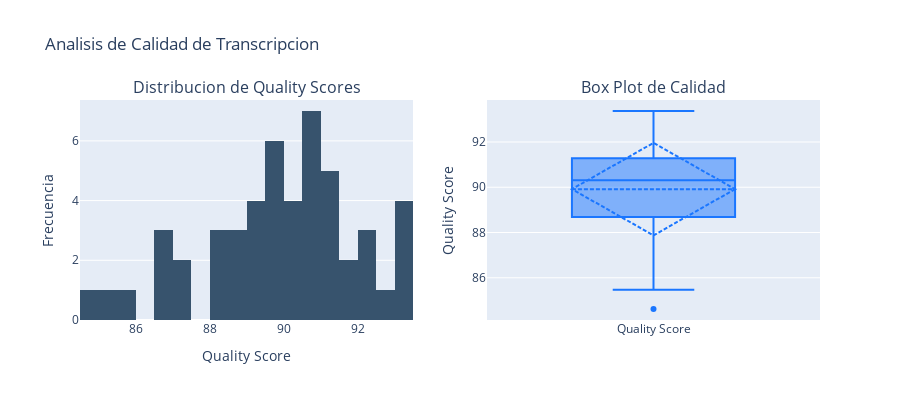

The cell this chart's notebook holds for it:
### Markdown cell above
### 📊 Distribución de Calidad

### Code cell
# Distribución de quality scores
if 'quality_distribution' in figures:
    figures['quality_distribution'].show()

### Figure 1 — Plotly figure (JSON) as saved in the notebook; plotly's stock layout.template omitted (floating-point values rounded to 4 significant figures)
{"data": [{"hovertemplate": "Score: %{x}<br>Frecuencia: %{y}<extra></extra>", "marker": {"color": "rgb(55, 83, 109)"}, "name": "Quality Score", "nbinsx": 20, "type": "histogram", "x": [89.84, 91.02, 88.16, 86.95, 86.53, 93.37, 90.96, 89.76, 93.02, 92.33, 89.24, 91.46, 85.89, 91.4, 90.73, 92.27, 88.92, 90.27, 91.51, 90.7, 91.28, 85.47, 86.86, 90.72, 92.67, 92.18, 87.3, 91.19, 89.49, 90.34, 89.52, 88.69, 90.46, 93, 90.89, 93.05, 89.81, 90.71, 91.7, 89.92, 89.36, 88.58, 90.37, 90.77, 84.62, 89.54, 88.02, 88.45, 87.1, 89.46], "xaxis": "x", "yaxis": "y"}, {"boxmean": "sd", "hovertemplate": "Score: %{y}<extra></extra>", "marker": {"color": "rgb(26, 118, 255)"}, "name": "Quality Score", "type": "box", "xaxis": "x2", "y": [89.84, 91.02, 88.16, 86.95, 86.53, 93.37, 90.96, 89.76, 93.02, 92.33, 89.24, 91.46, 85.89, 91.4, 90.73, 92.27, 88.92, 90.27, 91.51, 90.7, 91.28, 85.47, 86.86, 90.72, 92.67, 92.18, 87.3, 91.19, 89.49, 90.34, 89.52, 88.69, 90.46, 93, 90.89, 93.05, 89.81, 90.71, 91.7, 89.92, 89.36, 88.58, 90.37, 90.77, 84.62, 89.54, 88.02, 88.45, 87.1, 89.46], "yaxis": "y2"}], "layout": {"annotations": [{"font": {"size": 16}, "showarrow": false, "text": "Distribucion de Quality Scores", "x": 0.225, "xanchor": "center", "xref": "paper", "y": 1, "yanchor": "bottom", "yref": "paper"}, {"font": {"size": 16}, "showarrow": false, "text": "Box Plot de Calidad", "x": 0.775, "xanchor": "center", "xref": "paper", "y": 1, "yanchor": "bottom", "yref": "paper"}], "height": 400, "hovermode": "closest", "showlegend": false, "title": {"text": "Analisis de Calidad de Transcripcion"}, "xaxis": {"anchor": "y", "domain": [0, 0.45], "title": {"text": "Quality Score"}}, "xaxis2": {"anchor": "y2", "domain": [0.55, 1]}, "yaxis": {"anchor": "x", "domain": [0, 1], "title": {"text": "Frecuencia"}}, "yaxis2": {"anchor": "x2", "domain": [0, 1], "title": {"text": "Quality Score"}}}}
